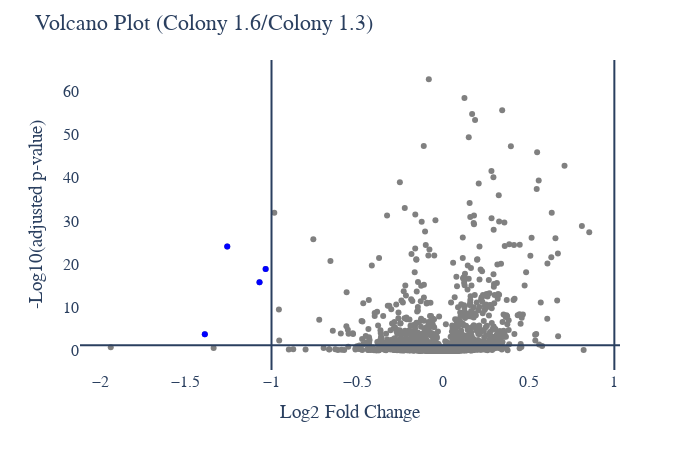

Notebook cell for this chart:
### Code cell
# Protein Abundance Volcano plot
plot_options={
            "compare groups": ["Colony 1.3","Colony 1.6"],
            "title": "Volcano Plot",
            "X Title": "Log2 Fold Change",
            "Y Title": "-Log10(adjusted p-value)",
            "up color": "red",
            "down color": "blue",
            "all color": "gray",
            "width": 700,
            "height": 450,
            "font": dict(size=16, family="Arial black"),
            "ylimits": [],
            "xlimits": []
        }
figure, _, _ =volcano_plots(data_obj, plot_options, saved_settings,missing_values_max=33,username="20min")
figure.show()

### Figure 1 — Plotly figure (JSON) as saved in the notebook; plotly's stock layout.template omitted (floating-point values rounded to 4 significant figures; data arrays with more than 128 entries replaced by an {"elided": "..."} marker saying what was removed)
{"data": [{"hovertemplate": "<extra></extra>", "legendgroup": "", "marker": {"color": "#636efa", "symbol": "circle"}, "mode": "markers", "name": "", "orientation": "v", "showlegend": false, "type": "scatter", "xaxis": "x", "yaxis": "y"}, {"marker": {"color": "gray"}, "mode": "markers", "text": {"elided": "1798 str values"}, "type": "scatter", "x": {"elided": "1798 float values"}, "y": {"elided": "1798 float values"}}, {"marker": {"color": "blue"}, "mode": "markers", "text": ["P31947", "P81605", "Q7Z7A4", "Q8WZ79"], "type": "scatter", "x": [-1.034, -1.258, -1.07, -1.389], "y": [18.9, 24.13, 15.81, 3.826]}], "layout": {"font": {"family": "Arial black", "size": 16}, "height": 450, "legend": {"tracegroupgap": 0}, "margin": {"t": 60}, "paper_bgcolor": "white", "plot_bgcolor": "white", "shapes": [{"type": "line", "x0": 0, "x1": 1, "xref": "x domain", "y0": 1.301, "y1": 1.301, "yref": "y"}, {"type": "line", "x0": -1, "x1": -1, "xref": "x", "y0": 0, "y1": 1, "yref": "y domain"}, {"type": "line", "x0": 1, "x1": 1, "xref": "x", "y0": 0, "y1": 1, "yref": "y domain"}], "showlegend": false, "title": {"text": "Volcano Plot (Colony 1.6/Colony 1.3)"}, "width": 700, "xaxis": {"anchor": "y", "domain": [0, 1], "title": {"text": "Log2 Fold Change"}}, "yaxis": {"anchor": "x", "domain": [0, 1], "title": {"text": "-Log10(adjusted p-value)"}}}}
